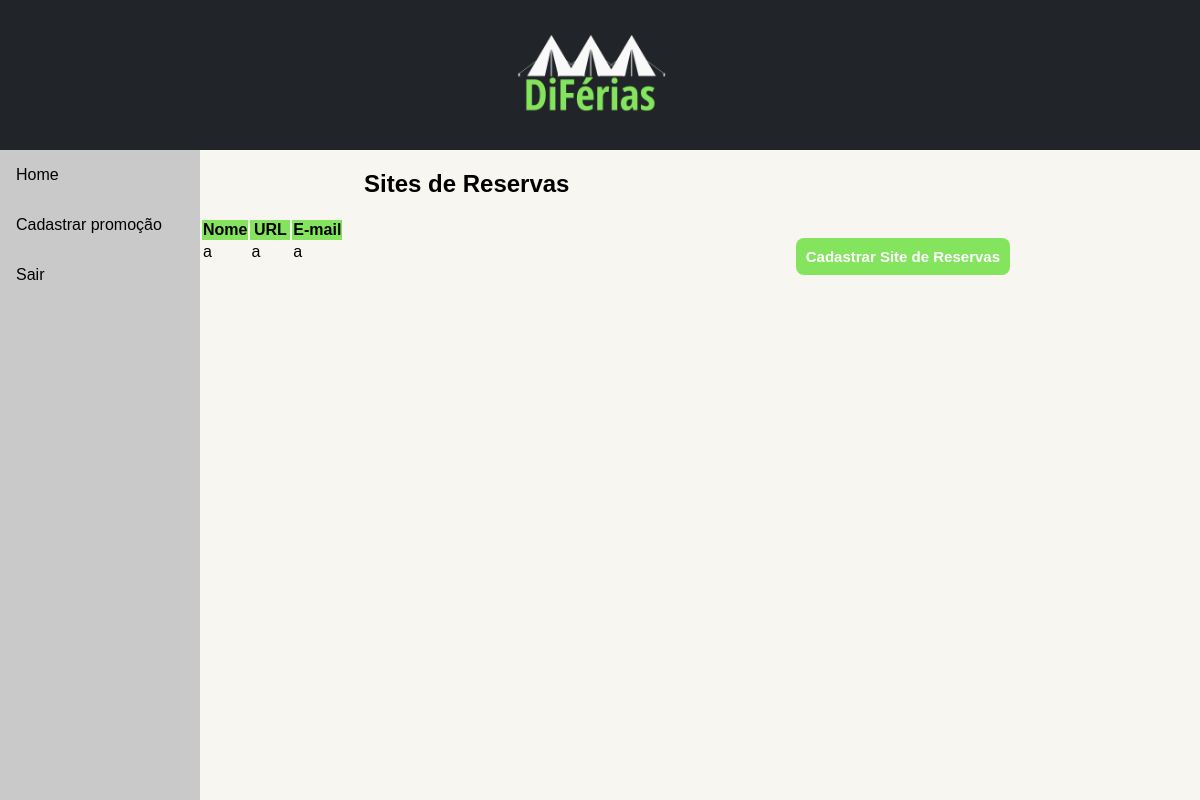
Page /sites (signed in) on the committed database.
### t2.py (models this page shows, shortened)
class Site(db.Model):
    id = db.Column(db.Integer, primary_key=True)
    website = db.Column(db.String(80), unique=True, nullable=False)
    nome = db.Column(db.String(120), unique=True, nullable=False)
    cidade = db.Column(db.String(120), unique=False, nullable=False)
    email = db.Column(db.String(120), unique=False, nullable=False)
    senha = db.Column(db.String(120), unique=True, nullable=False)

### t2.py (the view)
@app.route('/sites',methods=["GET","POST"])
def sites():
    if not 'loged' in session:
        return redirect(url_for('login'))
    allsites = Site.query.all()
    return render_template('sites-reserva.html',sites=allsites)

### templates/sites-reserva.html (shortened to what this page needs)
{% extends 'base.html' %}
{% block content %}
<div class="content">
  <h2 class="table-header">Sites de Reservas</h2>
  <button id="admin-button">
    <a href="{{url_for('novosite')}}">Cadastrar Site de Reservas</a>
  </button>
<table class="gv">
  <thead>
    <tr>
      <th class="gv-header">
      Nome
      </th>
      <th class="gv-header">
      URL
      </th>
      <th class="gv-header">
      E-mail
      </th>
      <th>
      </th>
      </tr>
    </thead>
    {%for site in sites%}
    <tr>
      <td class="gv-col">{{site.nome}}</td>
      <td class="gv-col">{{site.website}}</td>
      <td class="gv-col">{{site.email}}</td>
    </tr>
    {%endfor%}
  </table>
</div>
{% endblock %}

### static/css/style.css (style rules this page uses)
* { box-sizing: border-box; }
.content { margin-left: 15%; margin-right: 15%; padding-left: 20px; }
body { font-family: Arial, Helvetica, sans-serif; background-color: #f8f6f1; margin: 0; }
#admin-button { position:sticky; top: 150px; background-color: #84e45d; right: 120px; text-align: center; padding-top: 10px; border-radius: 8px; margin-top: 20px; margin-right: 10px; padding: 10px 10px; float: right; border: 0px; font-size: 15px; font-weight: bold; }
#admin-button a { color: white; text-decoration: none; display: block; }
.gv { overflow-x:auto; }
.table-header { margin-left:20%; }
.gv-header { background-color: #84e45d; position: sticky; top: 0; }
.gv-col { padding-right:30px; }

### rows in the picture
Site: nome "a", website "a", email "a"
